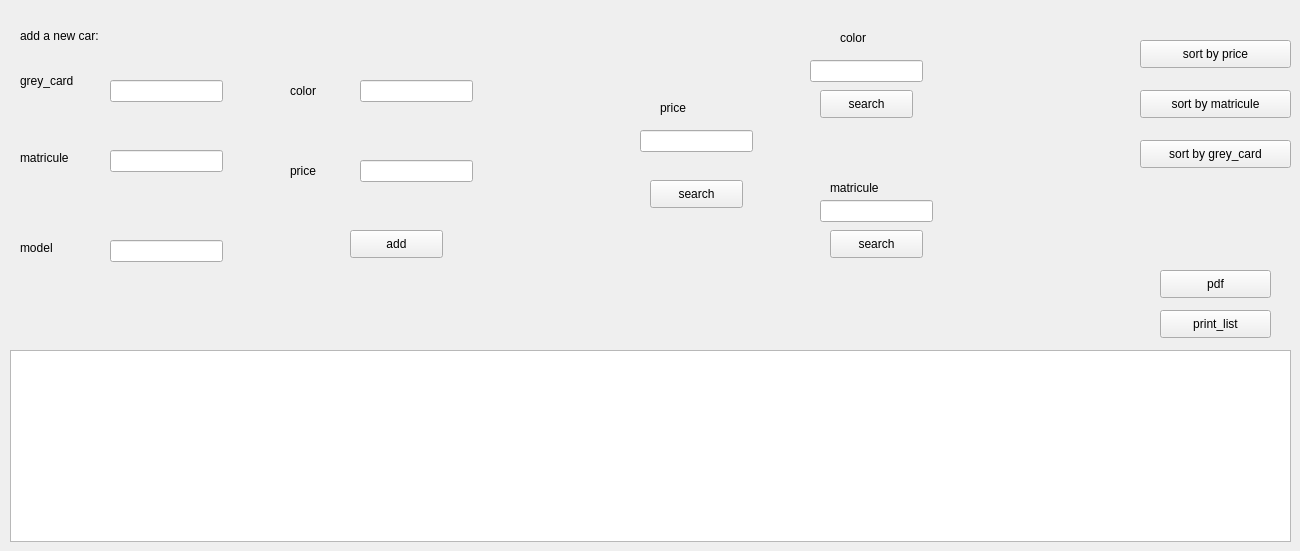
     <widget class="QWidget" name="tab_28">
      <attribute name="title">
       <string>add</string>
      </attribute>
      <widget class="QTableView" name="table_car">
       <property name="geometry">
        <rect>
         <x>10</x>
         <y>350</y>
         <width>1281</width>
         <height>192</height>
        </rect>
       </property>
      </widget>
      <widget class="QLabel" name="label_58">
       <property name="geometry">
        <rect>
         <x>20</x>
         <y>20</y>
         <width>251</width>
         <height>31</height>
        </rect>
       </property>
       <property name="text">
        <string>add a new car:</string>
       </property>
      </widget>
      <widget class="QLabel" name="label_59">
       <property name="geometry">
        <rect>
         <x>20</x>
         <y>60</y>
         <width>81</width>
         <height>41</height>
        </rect>
       </property>
       <property name="text">
        <string>grey_card</string>
       </property>
      </widget>
      <widget class="QLabel" name="label_60">
       <property name="geometry">
        <rect>
         <x>20</x>
         <y>150</y>
         <width>81</width>
         <height>16</height>
        </rect>
       </property>
       <property name="text">
        <string>matricule</string>
       </property>
      </widget>
      <widget class="QLabel" name="label_61">
       <property name="geometry">
        <rect>
         <x>20</x>
         <y>240</y>
         <width>56</width>
         <height>16</height>
        </rect>
       </property>
       <property name="text">
        <string>model</string>
       </property>
      </widget>
      <widget class="QLabel" name="label_62">
       <property name="geometry">
        <rect>
         <x>290</x>
         <y>80</y>
         <width>61</width>
         <height>21</height>
        </rect>
       </property>
       <property name="text">
        <string>color</string>
       </property>
      </widget>
      <widget class="QLabel" name="label_63">
       <property name="geometry">
        <rect>
         <x>290</x>
         <y>150</y>
         <width>56</width>
         <height>41</height>
        </rect>
       </property>
       <property name="text">
        <string>price</string>
       </property>
      </widget>
      <widget class="QLineEdit" name="addcar_grey">
       <property name="geometry">
        <rect>
         <x>110</x>
         <y>80</y>
         <width>113</width>
         <height>22</height>
        </rect>
       </property>
      </widget>
      <widget class="QLineEdit" name="addcar_matricule">
       <property name="geometry">
        <rect>
         <x>110</x>
         <y>150</y>
         <width>113</width>
         <height>22</height>
        </rect>
       </property>
      </widget>
      <widget class="QLineEdit" name="addcar_model">
       <property name="geometry">
        <rect>
         <x>110</x>
         <y>240</y>
         <width>113</width>
         <height>22</height>
        </rect>
       </property>
      </widget>
      <widget class="QLineEdit" name="addcar_color">
       <property name="geometry">
        <rect>
         <x>360</x>
         <y>80</y>
         <width>113</width>
         <height>22</height>
        </rect>
       </property>
      </widget>
      <widget class="QLineEdit" name="addcar_price">
       <property name="geometry">
        <rect>
         <x>360</x>
         <y>160</y>
         <width>113</width>
         <height>22</height>
        </rect>
       </property>
      </widget>
      <widget class="QPushButton" name="sortprice_car">
       <property name="geometry">
        <rect>
         <x>1140</x>
         <y>40</y>
         <width>151</width>
         <height>28</height>
        </rect>
       </property>
       <property name="text">
        <string>sort by price</string>
       </property>
      </widget>
      <widget class="QPushButton" name="sortmatricule_car">
       <property name="geometry">
        <rect>
         <x>1140</x>
         <y>90</y>
         <width>151</width>
         <height>28</height>
        </rect>
       </property>
       <property name="text">
        <string>sort by matricule</string>
       </property>
      </widget>
      <widget class="QPushButton" name="sortgreycardcar">
       <property name="geometry">
        <rect>
         <x>1140</x>
         <y>140</y>
         <width>151</width>
         <height>28</height>
        </rect>
       </property>
       <property name="text">
        <string>sort by grey_card</string>
       </property>
      </widget>
      <widget class="QPushButton" name="searchcolorcar">
       <property name="geometry">
        <rect>
         <x>820</x>
         <y>90</y>
         <width>93</width>
         <height>28</height>
        </rect>
       </property>
       <property name="text">
        <string>search</string>
       </property>
      </widget>
      <widget class="QPushButton" name="searchpricecar">
       <property name="geometry">
        <rect>
         <x>650</x>
         <y>180</y>
         <width>93</width>
         <height>28</height>
        </rect>
       </property>
       <property name="text">
        <string>search</string>
       </property>
      </widget>
      <widget class="QPushButton" name="searchmatriculecar">
       <property name="geometry">
        <rect>
         <x>830</x>
         <y>230</y>
         <width>93</width>
         <height>28</height>
        </rect>
       </property>
       <property name="text">
        <string>search</string>
       </property>
      </widget>
      <widget class="QLineEdit" name="searchcar_price">
       <property name="geometry">
        <rect>
         <x>640</x>
         <y>130</y>
         <width>113</width>
         <height>22</height>
        </rect>
       </property>
      </widget>
      <widget class="QLineEdit" name="searchcar_color">
       <property name="geometry">
        <rect>
         <x>810</x>
         <y>60</y>
         <width>113</width>
         <height>22</height>
        </rect>
       </property>
      </widget>
      <widget class="QLineEdit" name="searchcar_matricule">
       <property name="geometry">
        <rect>
         <x>820</x>
         <y>200</y>
         <width>113</width>
         <height>22</height>
        </rect>
       </property>
      </widget>
      <widget class="QLabel" name="label_64">
       <property name="geometry">
        <rect>
         <x>660</x>
         <y>100</y>
         <width>56</width>
         <height>16</height>
        </rect>
       </property>
       <property name="text">
        <string>price</string>
       </property>
      </widget>
      <widget class="QLabel" name="label_65">
       <property name="geometry">
        <rect>
         <x>830</x>
         <y>180</y>
         <width>91</width>
         <height>16</height>
        </rect>
       </property>
       <property name="text">
        <string>matricule</string>
       </property>
      </widget>
      <widget class="QLabel" name="label_66">
       <property name="geometry">
        <rect>
         <x>840</x>
         <y>30</y>
         <width>56</width>
         <height>16</height>
        </rect>
       </property>
       <property name="text">
        <string>color</string>
       </property>
      </widget>
      <widget class="QPushButton" name="pdfcar">
       <property name="geometry">
        <rect>
         <x>1160</x>
         <y>270</y>
         <width>111</width>
         <height>28</height>
        </rect>
       </property>
       <property name="text">
        <string>pdf</string>
       </property>
      </widget>
      <widget class="QPushButton" name="printcar">
       <property name="geometry">
        <rect>
         <x>1160</x>
         <y>310</y>
         <width>111</width>
         <height>28</height>
        </rect>
       </property>
       <property name="text">
        <string>print_list</string>
       </property>
      </widget>
      <widget class="QPushButton" name="addcar">
       <property name="geometry">
        <rect>
         <x>350</x>
         <y>230</y>
         <width>93</width>
         <height>28</height>
        </rect>
       </property>
       <property name="text">
        <string>add</string>
       </property>
      </widget>
     </widget>
